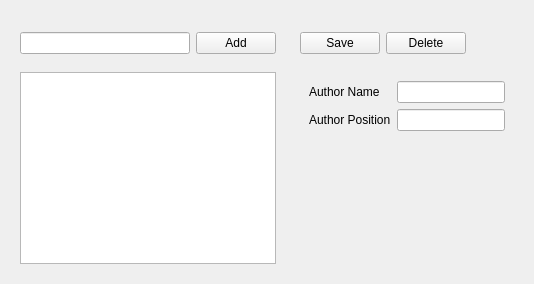
                <widget class="QWidget" name="icpTab">
                 <attribute name="title">
                  <string>ICP Settings</string>
                 </attribute>
                 <layout class="QHBoxLayout" name="horizontalLayout_39">
                  <item>
                   <widget class="QWidget" name="widget_52" native="true">
                    <property name="maximumSize">
                     <size>
                      <width>400</width>
                      <height>16777215</height>
                     </size>
                    </property>
                    <layout class="QVBoxLayout" name="verticalLayout_35">
                     <item>
                      <widget class="QWidget" name="widget_54" native="true">
                       <layout class="QHBoxLayout" name="horizontalLayout_35">
                        <property name="leftMargin">
                         <number>0</number>
                        </property>
                        <property name="topMargin">
                         <number>12</number>
                        </property>
                        <property name="rightMargin">
                         <number>0</number>
                        </property>
                        <property name="bottomMargin">
                         <number>12</number>
                        </property>
                        <item>
                         <widget class="QLineEdit" name="enterAuthorName"/>
                        </item>
                        <item>
                         <widget class="QPushButton" name="addAuthor">
                          <property name="text">
                           <string>Add</string>
                          </property>
                         </widget>
                        </item>
                       </layout>
                      </widget>
                     </item>
                     <item>
                      <widget class="QListWidget" name="authorList"/>
                     </item>
                    </layout>
                   </widget>
                  </item>
                  <item>
                   <widget class="QWidget" name="widget_56" native="true">
                    <layout class="QVBoxLayout" name="verticalLayout_36">
                     <item>
                      <widget class="QWidget" name="widget_55" native="true">
                       <layout class="QHBoxLayout" name="horizontalLayout_36">
                        <property name="leftMargin">
                         <number>0</number>
                        </property>
                        <property name="topMargin">
                         <number>12</number>
                        </property>
                        <property name="rightMargin">
                         <number>0</number>
                        </property>
                        <property name="bottomMargin">
                         <number>12</number>
                        </property>
                        <item>
                         <widget class="QPushButton" name="saveAuthorBtn">
                          <property name="text">
                           <string>Save</string>
                          </property>
                         </widget>
                        </item>
                        <item>
                         <widget class="QPushButton" name="deleteAuthorBtn">
                          <property name="text">
                           <string>Delete</string>
                          </property>
                         </widget>
                        </item>
                        <item>
                         <spacer name="horizontalSpacer_17">
                          <property name="orientation">
                           <enum>Qt::Horizontal</enum>
                          </property>
                          <property name="sizeHint" stdset="0">
                           <size>
                            <width>40</width>
                            <height>20</height>
                           </size>
                          </property>
                         </spacer>
                        </item>
                       </layout>
                      </widget>
                     </item>
                     <item>
                      <widget class="QWidget" name="widget_53" native="true">
                       <layout class="QGridLayout" name="gridLayout_11">
                        <item row="0" column="0">
                         <widget class="QLabel" name="label_27">
                          <property name="text">
                           <string>Author Name </string>
                          </property>
                         </widget>
                        </item>
                        <item row="0" column="1">
                         <widget class="QLineEdit" name="authorNameLine"/>
                        </item>
                        <item row="1" column="0">
                         <widget class="QLabel" name="label_64">
                          <property name="text">
                           <string>Author Position</string>
                          </property>
                         </widget>
                        </item>
                        <item row="1" column="1">
                         <widget class="QLineEdit" name="authorPostionLine"/>
                        </item>
                       </layout>
                      </widget>
                     </item>
                     <item>
                      <spacer name="verticalSpacer_15">
                       <property name="orientation">
                        <enum>Qt::Vertical</enum>
                       </property>
                       <property name="sizeHint" stdset="0">
                        <size>
                         <width>20</width>
                         <height>40</height>
                        </size>
                       </property>
                      </spacer>
                     </item>
                    </layout>
                   </widget>
                  </item>
                 </layout>
                </widget>
